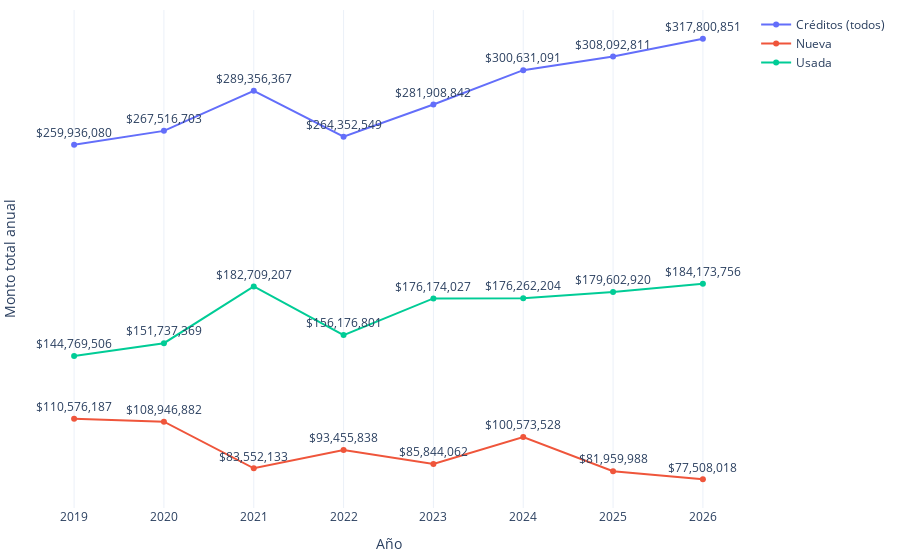

The notebook cell this image was saved under:
### Code cell
import os
import plotly.graph_objects as go
import plotly.io as pio

# Crear una función para formatear los valores grandes en palabras en español
def formatear_numero(valor):
    if valor >= 1_000_000_000:
        return f'{valor / 1_000_000_000:.0f} mil millones'  # Mil millones
    elif valor >= 1_000_000:
        return f'{valor / 1_000_000:.0f} millones'  # Millones
    elif valor >= 1_000:
        return f'{valor / 1_000:.0f} mil'  # Mil
    else:
        return str(valor)

# Crear la figura
fig = go.Figure()

# Graficar cada modalidad
for modalidad in conteo_pachuca['modalidad'].unique():
    df_modalidad = conteo_pachuca[conteo_pachuca['modalidad'] == modalidad]
    fig.add_trace(go.Scatter(
        x=df_modalidad['año'], 
        y=df_modalidad['montos'], 
        mode='lines+markers+text',  # Mostrar líneas, puntos y texto
        name=modalidad, 
        text=df_modalidad['montos'].apply(lambda x: f'${x:,.0f}'),  # Añadir el texto de los valores formateados
        textposition="top center"  # Posicionar el texto encima de los puntos
    ))

# Configurar el diseño
fig.update_layout(
    xaxis_title="Año",
    yaxis_title="Monto total anual",
    template="plotly_white",
    margin=dict(l=10, r=10, t=10, b=10)
)

# Configurar el eje Y utilizando el formateo personalizado
tickvals = [1_000, 1_000_000, 1_000_000_000,5_000_000_000,10_000_000_000,15_000_000_000,20_000_000_000,25_000_000_000, 30_000_000_000]  # Valores hasta 30 mil millones
ticktext = [formatear_numero(val) for val in tickvals]  # Formatea cada valor en palabras

fig.update_yaxes(
    tickvals=tickvals, 
    ticktext=ticktext
)

# Función para exportar gráfica como archivo HTML
def guardar_grafico_como_html(fig, nombre_archivo, carpeta='assets/graficas'):
    # Crear la carpeta si no existe
    if not os.path.exists(carpeta):
        os.makedirs(carpeta)
    # Guardar la gráfica como archivo HTML en la carpeta especificada
    pio.write_html(fig, os.path.join(carpeta, f'{nombre_archivo}.html'))

# Exportar
guardar_grafico_como_html(fig, 'g_scatt_forecast_credit_total', carpeta='assets/graficas')
fig.show()

### Figure 1 — Plotly figure (JSON) as saved in the notebook; plotly's stock layout.template omitted (floating-point values rounded to 4 significant figures)
{"data": [{"mode": "lines+markers+text", "name": "Créditos (todos)", "text": ["$259,936,080", "$267,516,703", "$289,356,367", "$264,352,549", "$281,908,842", "$300,631,091", "$308,092,811", "$317,800,851"], "textposition": "top center", "type": "scatter", "x": [2019, 2020, 2021, 2022, 2023, 2024, 2025, 2026], "y": [259936080, 267516703, 289356367, 264352549, 281908842, 300631091, 308092811, 317800851]}, {"mode": "lines+markers+text", "name": "Nueva", "text": ["$110,576,187", "$108,946,882", "$83,552,133", "$93,455,838", "$85,844,062", "$100,573,528", "$81,959,988", "$77,508,018"], "textposition": "top center", "type": "scatter", "x": [2019, 2020, 2021, 2022, 2023, 2024, 2025, 2026], "y": [110576187, 108946882, 83552133, 93455838, 85844062, 100573528, 81959988, 77508018]}, {"mode": "lines+markers+text", "name": "Usada", "text": ["$144,769,506", "$151,737,369", "$182,709,207", "$156,176,801", "$176,174,027", "$176,262,204", "$179,602,920", "$184,173,756"], "textposition": "top center", "type": "scatter", "x": [2019, 2020, 2021, 2022, 2023, 2024, 2025, 2026], "y": [144769506, 151737369, 182709207, 156176801, 176174027, 176262204, 179602920, 184173756]}], "layout": {"margin": {"b": 10, "l": 10, "r": 10, "t": 10}, "xaxis": {"title": {"text": "Año"}}, "yaxis": {"ticktext": ["1 mil", "1 millones", "1 mil millones", "5 mil millones", "10 mil millones", "15 mil millones", "20 mil millones", "25 mil millones", "30 mil millones"], "tickvals": [1000, 1000000, 1000000000, 5000000000, 10000000000, 15000000000, 20000000000, 25000000000, 30000000000], "title": {"text": "Monto total anual"}}}}
